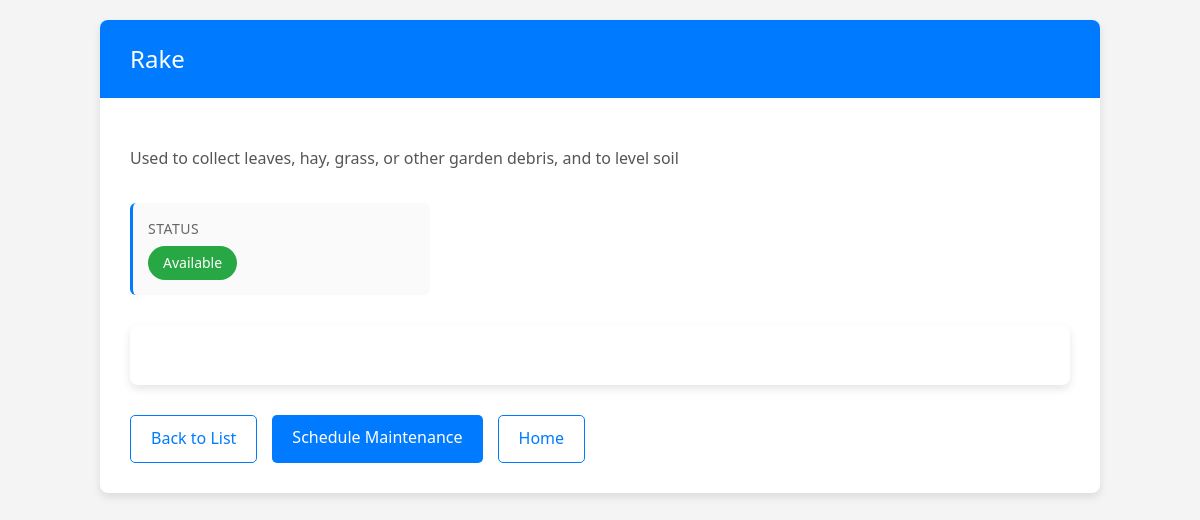
/tool_details/2/, run on an earlier commit of the app's database.
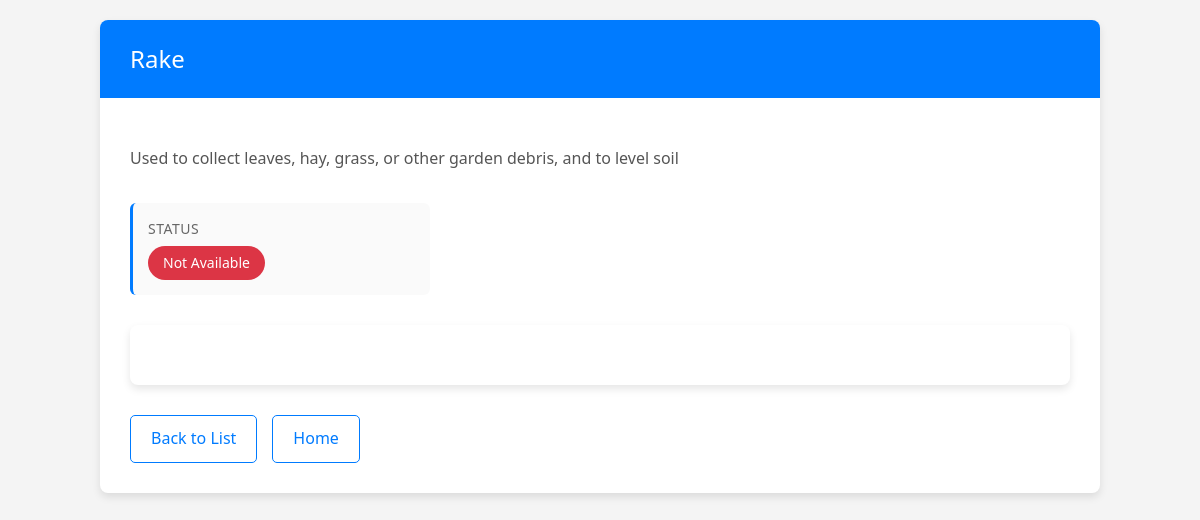
And on a later commit of the database.
### base/views.py (the view)
# urls.py: path('tool_details/<int:tool_id>/',views.tool_detail, name="tool_details"),
def tool_detail(request, tool_id):
    tool = get_object_or_404(FarmTool, id=tool_id)
    return render(request, 'tool_details.html', {'tool': tool})

### templates/tool_details.html (shortened to what this page needs)
<!DOCTYPE html>
<html lang="en">
<head>
</head>
<body>
    <div class="container fade-in">
        <div class="tool-card">
            <div class="tool-header">
                <h2>{{ tool.name }}</h2>
            </div>
            <div class="tool-body">
                <div class="tool-description">
                    {{ tool.description|linebreaks }}
                </div>
                <div class="tool-meta">
                    <div class="meta-item">
                        <div class="meta-label">Status</div>
                        <div class="meta-value">
                            <span class="status-badge {% if tool.available %}status-available{% else %}status-unavailable{% endif %}">
                                {% if tool.available %}Available{% else %}Not Available{% endif %}
                            </span>
                        </div>
                    </div>
                </div>
                {% if maintenance_history %}
                <div class="maintenance-history">
                    <h3 class="section-title">Maintenance History</h3>
                    <table class="history-table">
                        <thead>
                            <tr>
                                <th>Date</th>
                                <th>Type</th>
                                <th>Performed By</th>
                                <th>Notes</th>
                                <th>Status</th>
                            </tr>
                        </thead>
                        <tbody>
                            {% for record in maintenance_history %}
                            <tr>
                                <td data-label="Date">{{ record.date }}</td>
                                <td data-label="Type">{{ record.maintenance_type }}</td>
                                <td data-label="Performed By">{{ record.performed_by }}</td>
                                <td data-label="Notes">{{ record.notes|default:"No notes" }}</td>
                                <td data-label="Status">
                                    <span class="status-badge {% if record.status == 'Completed' %}status-available{% else %}status-unavailable{% endif %}">
                                        {{ record.status }}
                                    </span>
                                </td>
                            </tr>
                            {% endfor %}
                        </tbody>
                    </table>
                </div>
                {% else %}
                <div class="empty-state">
                </div>
                {% endif %}
                <div class="actions">
                    <a href="{% url 'tool_list' %}" class="btn btn-outline">Back to List</a>
                    {% if tool.available %}
                    <a href="" class="btn btn-primary">Schedule Maintenance</a>
                    {% endif %}
                    <a href="{% url 'home' %}" class="btn btn-outline">Home</a>
                </div>
            </div>
        </div>
    </div>
</body>
</html>

What changed in the data, as far as the page shows it:
changed FarmTool "Rake": available True → False (drawn)
Also different on the page:
text no longer shown: "Available Schedule Maintenance"
text now shown: "Not Available"
